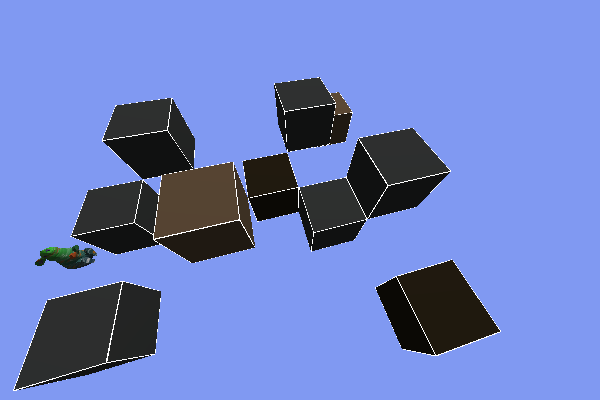
#> input picture sc_white_2.png, 600 x 400 px
$ python test.py
#> lines starting #> are read from the running program, lines starting #| are printed output that depends on the picture; after the words box and inside, x2 and y2 are one past the last pixel; in counts of white or black regions, pixels touching at a corner belong together; long printed decimals are rounded
import cv2 as cv
import numpy as np


# Load the image
image = cv.imread('sc_white_2.png', cv.IMREAD_COLOR)
#> image is the input picture: shape (400, 600, 3); mean B, G, R 196, 128.3, 109.4
# Flip the image along the x and y axis
gray = cv.cvtColor(image, cv.COLOR_BGR2GRAY)
blue_channel, green_channel, red_channel = cv.split(image)
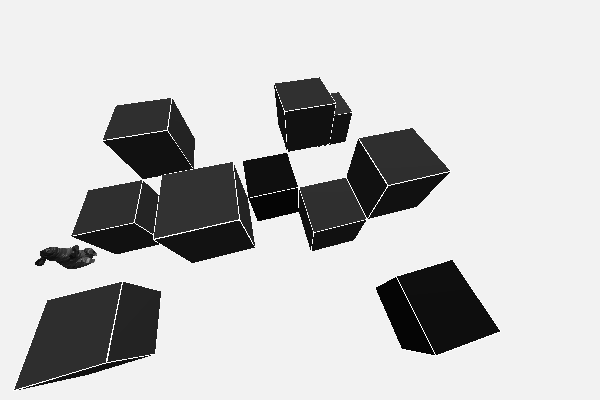
#> blue_channel: shape (400, 600); min 5, max 255, mean 196
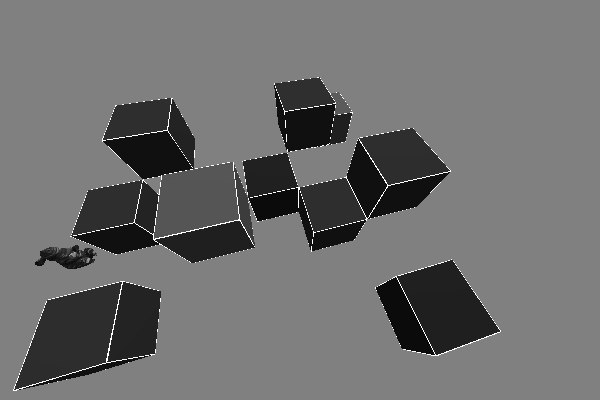
#> red_channel: shape (400, 600); min 11, max 255, mean 109.4
# Apply GaussianBlur to reduce noise and improve contour detection

def get_edges_image(image, blur = (5, 5),thresh1 = 5, thresh2 = 10):
#> called with blur = (5, 5), thresh1 = 5, thresh2 = 10
    blurred = cv.GaussianBlur(image, blur, 0)
    return cv.Canny(blurred, thresh1, thresh2)
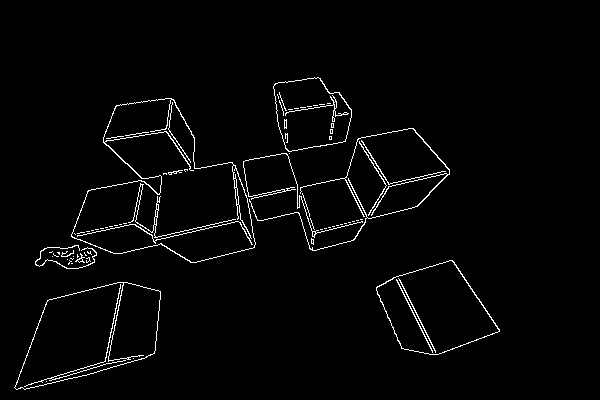
#> returned value: shape (400, 600); 2.3% white in thin lines or dots, all inside (x1, y1, x2, y2) = (14, 77, 500, 390)

canny_split = cv.cvtColor(cv.merge([get_edges_image(blue_channel),get_edges_image(red_channel),get_edges_image(green_channel)]),cv.COLOR_BGR2GRAY)
#> in get_edges_image (call 2), `return cv.Canny(blurred, thresh1, thresh2)`: returned value: shape (400, 600); 2.7% white in thin lines or dots, all inside (x1, y1, x2, y2) = (12, 75, 502, 392)
#> call 3 of get_edges_image, with blur = (5, 5), thresh1 = 5, thresh2 = 10
#> in get_edges_image (call 3), `blurred = cv.GaussianBlur(image, blur, 0)`:
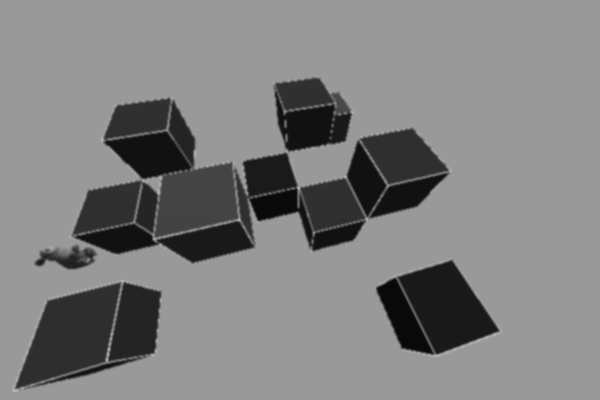
#> blurred: shape (400, 600); min 9, max 183, mean 128.3
#> in get_edges_image (call 3), `return cv.Canny(blurred, thresh1, thresh2)`: returned value: shape (400, 600); 2.4% white in thin lines or dots, all inside (x1, y1, x2, y2) = (12, 77, 503, 393)

canny = get_edges_image(gray)
#> call 4 of get_edges_image, with blur = (5, 5), thresh1 = 5, thresh2 = 10
#> in get_edges_image (call 4), `return cv.Canny(blurred, thresh1, thresh2)`:
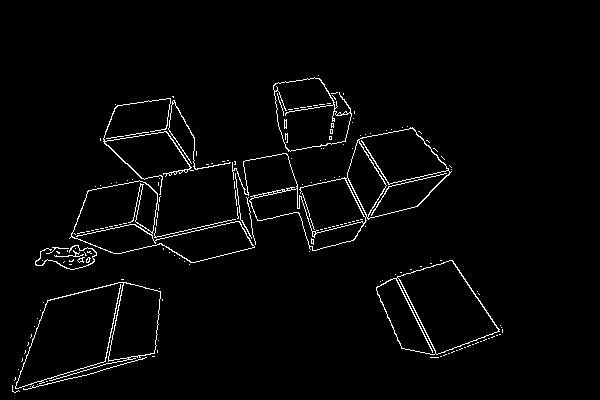
#> returned value: shape (400, 600); 2.4% white in thin lines or dots, all inside (x1, y1, x2, y2) = (12, 75, 503, 393)

#image = cv.merge([get_edges_image(blue_channel),get_edges_image(red_channel),get_edges_image(green_channel)])
lines = cv.HoughLines(canny, 1, np.pi / 180, 50, None, 0, 0)
#> lines = 167 rows, first 8: [204, 1.38], [266, 1.34], [-226, 2.67], [269, 1.34], [-234, 2.69], [246, 1.36], [172, 0.192], [263, 1.36]


def _polarToLine(rho, theta):
    """
    Converts vector to line to two points, which are off screen."""
    max_rho, min_rho, max_theta, min_theta = np.sqrt(600*600+400*400), -np.sqrt(600*600+400*400), np.pi, 0
    if rho < min_rho or rho > max_rho or theta < min_theta or theta > max_theta:
        return None, None
    a = np.cos(theta)
    b = np.sin(theta)
    x0 = a * rho
    y0 = b * rho
    pt1 = (int(x0 + 1800*(-b)), int(y0 + 1800*(a)))
    pt2 = (int(x0 - 1800*(-b)), int(y0 - 1800*(a)))
    return pt1, pt2

def drawHoughLines(overlay, lines, linewidth = 1):
    for i in range(0, len(lines)):
        rho = lines[i][0][0]
        theta = lines[i][0][1]
        pt1, pt2 = _polarToLine(rho, theta)
        if pt1 is None or pt2 is None:
            continue
        cv.line(overlay, pt1, pt2, (0,0,255), linewidth, cv.LINE_AA)

print("we got", len(lines), "lines")
#| we got 167 lines
if lines is None:
    exit(1)
def toRange(v, min, max, newmin, newmax):
    if max == min:
        return (v-min)*(newmax-newmin) + newmin
    return (v - min)*(newmax - newmin)/(max-min)+newmin

#drawHoughLines(image, lines, 1)

max_rho, min_rho, max_theta, min_theta = np.sqrt(canny.shape[0]**2 + canny.shape[1]**2), -np.sqrt(canny.shape[0]**2 + canny.shape[1]**2), np.pi, 0
#> max_rho = 721.1; min_rho = -721.1; max_theta = 3.14; min_theta = 0
print(max_rho,min_rho,max_theta,min_theta)
#| 721.110 -721.110 3.142 0
print(max(lines[:,:,0]),min(lines[:,:,0]),max(lines[:,:,1]),min(lines[:,:,1]))
#| [487.] [-277.] [3.019] [0.08727]
print(canny.shape)
#| (400, 600)

def angToScreen(rho,theta):
    return (int(toRange(theta,min_theta,max_theta,0,canny.shape[1])), int(toRange(rho,min_rho,max_rho,0,canny.shape[0])))
for i in range(0, len(lines)):
    rho = lines[i][0][0]
    theta = lines[i][0][1]
    a = np.cos(theta)
    b = np.sin(theta)
    x0 = a * rho
    y0 = b * rho
    pt1 = (int(x0 + 100*(-b)), int(y0 + 1000*(a)))
    pt2 = (int(x0 - 1800*(-b)), int(y0 - 1000*(a)))
    #cv.line(image, pt1, pt2, (0,0,255,50), 1, cv.LINE_AA)
    cv.circle(image,(int(toRange(theta,min_theta,max_theta,0,canny.shape[1])), int(toRange(rho,min_rho,max_rho,0,canny.shape[0]))), 5, (0,0,255,255))
#> this loop made 167 passes
#> (rho, theta, a, b, x0, y0, pt1, pt2) on passes 1 to 3: (204, 1.38, 0.191, 0.982, 38.93, 200.3, (-59, 391), (1805, 9)), (266, 1.34, 0.225, 0.974, 59.84, 259.2, (-37, 484), (1813, 34)), (-226, 2.67, -0.891, 0.454, 201.4, -102.6, (155, -993), (1018, 788))
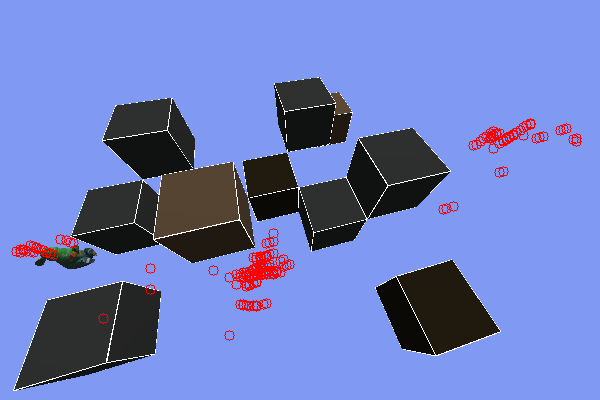
#> image: shape (400, 600, 3); mean B, G, R 193, 126.4, 111

cv.line(image,angToScreen(0,0),angToScreen(0,np.pi),(255,0,0,255),thickness=2)

def draw_point(image, point):
    point = point[1], point[0]
    points = np.array([angToScreen(point[0]*np.sin(np.deg2rad(phi)) + point[1]*np.cos(np.deg2rad(phi)), np.deg2rad(phi)) for phi in range(180)], dtype=np.int32)
    cv.polylines(image, [points], False, (0, 0, 0))


actual_cam_matrix = np.array([[    -0.493335 ,  1.49012e-07 ,      0.86984 ,      2.80745 ],
[     0.533611 ,     0.789727 ,     0.302641 ,      3.04372 ],
[    -0.686935 ,     0.613459 ,      -0.3896 ,       -12.46 ],
[            0 ,            0 ,            0 ,            1 ]])
cam_theta = np.arcsin(actual_cam_matrix[0][0])
cam_phi = np.arccos(actual_cam_matrix[1][1])
screen_width = canny.shape[1]
#> screen_width = 600
screen_height = canny.shape[0]
#> screen_height = 400
print("actual", cam_theta, cam_phi)

# [10 lines of commented-out code are left out]

def draw_phi_theta(image, phi, theta):
    draw_point(image, (toRange(np.cos(phi)*np.tan(theta),-1,1,0,screen_width), toRange(-np.tan(phi),-1,1,0,screen_height)))
    draw_point(image, (toRange(0,-1,1,0,screen_width), toRange(np.cos(phi),-1,1,0,screen_height)))
    draw_point(image, (toRange(-np.cos(phi)/np.tan(theta),-1,1,0,screen_width), toRange(-np.tan(phi),-1,1,0,screen_height)))

def regression(lines):
    lines = lines[:,0,:]
#> lines = 167 pairs, first value -277 to 487, second value 0.0873 to 3.02
    def loss(point, lines):
        return sum([pow(point[0]*np.sin((phi)) + point[1]*np.cos((phi)) - rho,2) for rho, phi in lines])

    def min_loss(points, lines):
        """
        Assumes lines are list of [rho, phi] where rho is offset and phi is radian angle
        Assumes that the points are actually inverted? like (y, x) instead of (x, y)
        opencv is stupid
        """
        return sum([min([pow(point[1]*np.sin((phi)) + point[0]*np.cos((phi)) - rho,2) for point in points]) for rho, phi in lines]) / len(lines)

    def sum_loss(phi, theta, lines):
        return min_loss(
            [(toRange(np.cos(phi)*np.tan(theta),-1,1,0,screen_width), toRange(-np.tan(phi),-1,1,0,screen_height)),
            (toRange(0,-1,1,0,screen_width), toRange(np.cos(phi),-1,1,0,screen_height)),
            (toRange(-np.cos(phi)/np.tan(theta),-1,1,0,screen_width), toRange(-np.tan(phi),-1,1,0,screen_height))]
            , lines)

    phi = cam_phi
    theta = cam_theta
    print("stam", sum_loss(0, 0, lines))
#| stam 5667.476
    print("sum", sum_loss(phi, theta, lines))
#| sum 5249.126

    best_loss = 100000
    best_phi_theta = (0, 0)
    for i in range(0,2000):
        phi = np.random.rand()*np.pi
        theta = np.random.rand()*np.pi
        if sum_loss(phi, theta, lines) < best_loss:
            best_loss = sum_loss(phi, theta, lines)
            best_phi_theta = (phi, theta)
#> this loop made 2000 passes
#> (phi, best_loss, best_phi_theta) on passes 3, 20: (1.33, 4804, (1.33, 2.03)), (2.96, 1807.7, (2.96, 2.14))
#> best_loss on passes 1, 4, 622, 1326, 1555: 6692.5, 4228.3, 1731.2, 1673.6, 1669.8
#> after the loop, best_loss = 1669.8; best_phi_theta = (3.04, 0.508)
    print(best_loss,best_phi_theta)
#| 1669.847 (3.044, 0.5081)
    draw_phi_theta(image, best_phi_theta[0], best_phi_theta[1])
#> in draw_point, `point = point[1], point[0]`: point = (219.6, 133.7)
#> in draw_point, `points = np.array([angToScreen(point[0]*np.sin(np.deg2rad(phi)) + poin..`: points = 180 pairs, first value 0 to 596, second value 163 to 271
#> call 3 of draw_point, with point = (836.1, 219.6)
#> in draw_point (call 3), `point = point[1], point[0]`: point = (219.6, 836.1)
#> in draw_point (call 3), `points = np.array([angToScreen(point[0]*np.sin(np.deg2rad(phi)) + poin..`: points = 180 pairs, first value 0 to 596, second value -30 to 439
#> in draw_point (call 3), `cv.polylines(image, [points], False, (0, 0, 0))`:
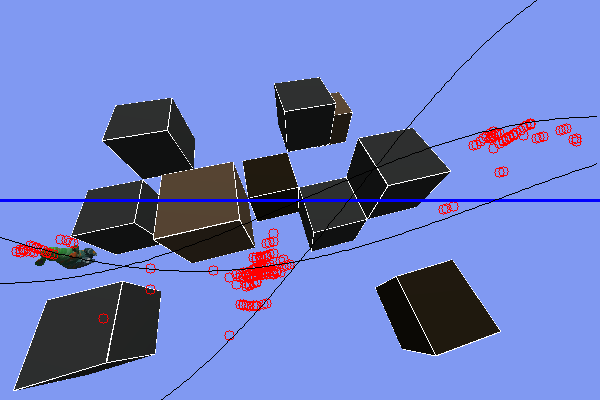
#> image: shape (400, 600, 3); mean B, G, R 192.8, 124.9, 109.7

    pass

regression(lines)

# Display the result
cv.imshow('Contours', image)
cv.waitKey(0)
cv.destroyAllWindows()
